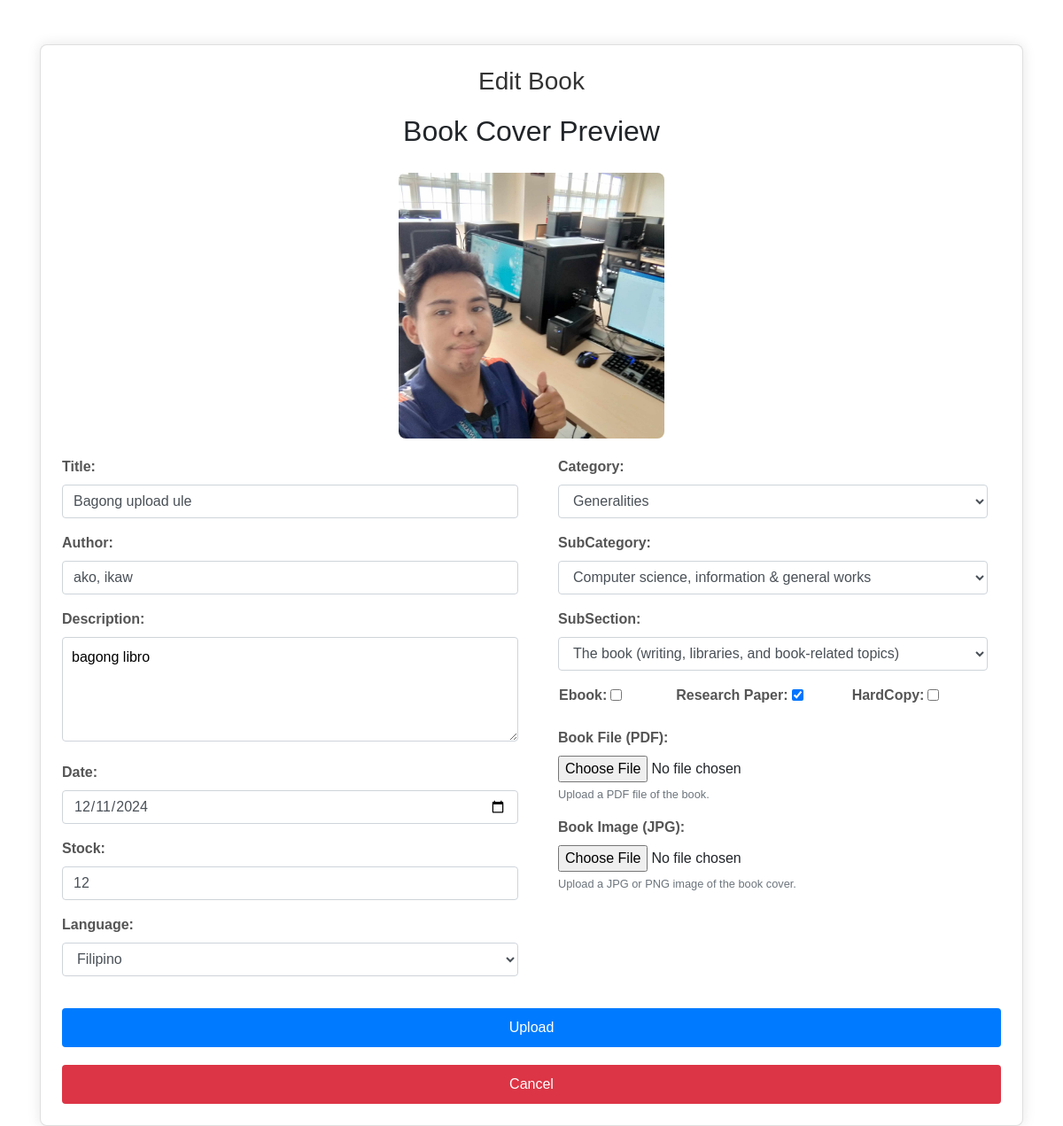
The page /edit_book/52/ on the database its author committed.
### librarian/models.py (models this page shows, shortened)
class Books(models.Model):
    BookTitle = models.CharField(max_length=100, unique=True)
    Author = models.CharField(max_length=100)
    Description = models.TextField(null=True, blank=True)
    Date = models.DateField()
    Category = models.ManyToManyField(Category)
    SubCategory = models.ManyToManyField(SubCategory)
    SubSection = models.ManyToManyField(SubSection)
    Language = models.CharField(max_length=100, choices=LANGUAGE_CHOICES, default='english')
    BookFile = models.FileField(upload_to="books/files/", default='default_value.pdf')
    BookImage = models.ImageField(upload_to="books/images/", default='default_image.jpg')
    deleted_at = models.DateTimeField(null=True, blank=True)
    available = models.BooleanField(default=True)
    bookmarked_by = models.ManyToManyField(User, related_name='bookmarks', blank=True)
    borrowed = models.ManyToManyField(User, related_name='borrow', blank="True")
    PageViews = models.IntegerField(default=0)
    eBook = models.BooleanField(default=False)
    research_paper = models.BooleanField(default=False)
    hardCopy = models.BooleanField(default=False)
    stock = models.IntegerField(default=0)
    TimesBorrow = models.IntegerField(default=0)
    ISBN = models.CharField(max_length=100, default="Def")

class Category(models.Model):
    name = models.CharField(max_length=100, default="Def")
    code = models.CharField(max_length=100, default="")

class SubCategory(models.Model):
    category = models.ForeignKey(Category, related_name='subcategories', on_delete=models.CASCADE)
    name = models.CharField(max_length=100, default="Def")
    code = models.CharField(max_length=100, default="")

class SubSection(models.Model):
    sub_category = models.ForeignKey(SubCategory, related_name='subsections', on_delete=models.CASCADE)
    name = models.CharField(max_length=100, default="Def")
    code = models.CharField(max_length=100, default="")

### librarian/views.py (the view)
# urls.py: path('edit_book/<int:book_id>/', views.edit_book, name='edit_book'),
def edit_book(request, book_id):
    book = get_object_or_404(Books, id=book_id)
    categories = Category.objects.all()
    subcategories = SubCategory.objects.filter(category__in=book.Category.all())
    subsections = SubSection.objects.filter(sub_category__in=book.SubCategory.all())
    if request.method == 'POST':
        form = BookForm(request.POST, request.FILES, instance=book)
        if form.is_valid():
            book = form.save(commit=False)
            if 'BookImage' in request.FILES:
                book.BookImage = request.FILES['BookImage']
            book.save()
            form.save_m2m()  # This saves the many-to-many relationships
            messages.success(request, 'Book updated successfully!')
            return redirect('librarian')  # Redirect to the list of books or another appropriate page
        else:
            messages.error(request, 'Please correct the errors below.')
    else:
        form = BookForm(instance=book)
    context = {
        'form': form,
        'book': book,
        'categories': categories,
        'subcategories': subcategories,
        'subsections': subsections,
    }
    return render(request, 'editbooks.html', context)

### librarian/forms.py
class BookForm(forms.ModelForm):
    authors = forms.CharField(widget=forms.HiddenInput(), required=False)
    Author = forms.CharField(required=False)
    class Meta:
        model = Books
        fields = ['BookTitle', 'Author', 'Date', 'Language', 'Category', 'SubCategory', 'SubSection', 'BookFile', 'BookImage', 'Description', 'eBook', 'research_paper', 'hardCopy', 'stock']

### librarian/templates/editbooks.html (shortened to what this page needs)
{% load custom_tags2 %}
{% load static %}
<!DOCTYPE html>
<html lang="en">
<head>
    <link href="https://stackpath.bootstrapcdn.com/bootstrap/4.5.2/css/bootstrap.min.css" rel="stylesheet">
</head>
<body>
    <div class="container">
        <div class="card p-4">
            <div>
                <h1 class="main-title">Edit Book</h1>
            </div>
            <div class="text-center">
                <h2 class="book-cover-title">Book Cover Preview</h2>
                <div style="display: flex; justify-content: center; align-items: center;">
                    <img id="preview-image" src="{{ book.BookImage.url }}" alt="{{ book.BookTitle }} Image" class="img-fluid prev-img" onerror="handleImageError(this);">
                </div>
            </div>
            <form method="post" enctype="multipart/form-data" action="{% url 'edit_book' book.id %}">
                <div class="row">
                    <div class="col-md-6">
                        <div class="form-group">
                            <label for="id_BookTitle">Title:</label>
                            <input type="text" class="form-control" id="id_BookTitle" name="BookTitle" required value="{{ form.BookTitle.value }}" required>
                        </div>
                        <div class="form-group">
                            <label for="id_Author">Author:</label>
                            <input type="text" class="form-control" id="id_Author" name="Author" required value="{{ form.Author.value }}" required>
                        </div>
                        <div class="form-group">
                            <label for="id_Description">Description:</label>
                            <textarea class="custom-textarea" id="id_Description" name="Description" required rows="4">{{ form.Description.value }}</textarea>
                        </div>
                        <div class="form-group">
                            <label for="id_Date">Date:</label>
                            <input type="date" class="form-control" id="id_Date" name="Date" value="{{ form.Date.value|date:'Y-m-d' }}" required>
                        </div>
                        <div class="form-group">
                            <label for="id_stock">Stock:</label>
                            <input type="number" class="form-control" id="id_stock" name="stock" value="{{ form.stock.value }}" required>
                        </div>
                        <div class="form-group">
                            <label for="id_Language">Language:</label>
                            <select class="form-control" id="id_Language" name="Language" required>
                                {% for language_value, language_label in form.Language.field.choices %}
                                    <option value="{{ language_value }}" {% if language_value == book.Language %}selected{% endif %}>{{ language_label }}</option>
                                {% endfor %}
                            </select>
                        </div>
                    </div>
                    <div class="col-md-6">
                        <div class="form-group col">
                            <label for="id_Category">Category:</label>
                            <select class="form-control" id="id_Category" name="Category" required>
                                {% for category in categories %}
                                    <option value="{{ category.id }}" {% if category in book.Category.all %}selected{% endif %}>{{ category.name }}</option>
                                {% endfor %}
                            </select>
                        </div>
                        <div class="form-group col">
                            <label for="id_Subcategory">SubCategory:</label>
                            <select class="form-control" id="id_Subcategory" name="SubCategory" required>
                                {% for subcategory in subcategories %}
                                    <option value="{{ subcategory.id }}" {% if subcategory in book.SubCategory.all %}selected{% endif %}>{{ subcategory.name }}</option>
                                {% endfor %}
                            </select>
                        </div>
                        <div class="form-group col">
                            <label for="id_Subsection">SubSection:</label>
                            <select class="form-control" id="id_Subsection" name="SubSection" required>
                                {% for subsection in subsections %}
                                    <option value="{{ subsection.id }}" {% if subsection in book.SubSection.all %}selected{% endif %}>{{ subsection.name }}</option>
                                {% endfor %}
                            </select>
                        </div>
                        <div class="row pl-3">
                            <div class="form-group col-3">
                                <label class="checkbox-label pr-4">Ebook:</label>
                                <input class="form-check-input" type="checkbox" id="id_eBook" name="eBook" {% if book.ebook %}checked{% endif %}>
                            </div>
                            <div class="form-group col">
                                <label class="checkbox-label pr-4">Research Paper:</label>
                                <input class="form-check-input" type="checkbox" id="id_research_paper" name="research_paper" {% if book.research_paper %}checked{% endif %}>
                            </div>
                            <div class="form-group col">
                                <label class="checkbox-label pr-4">HardCopy:</label>
                                <input class="form-check-input" type="checkbox" id="id_hardCopy" name="hardCopy" {% if book.hardCopy %}checked{% endif %}>
                            </div>
                        </div>
                        <div class="form-group col">
                            <label for="id_BookFile">Book File (PDF):</label>
                            <input type="file" class="form-control-file" id="id_BookFile" name="BookFile" accept=".pdf">
                            <small class="form-text text-muted">Upload a PDF file of the book.</small>
                        </div>
                        <div class="form-group col">
                            <label for="id_BookImage">Book Image (JPG):</label>
                            <input type="file" class="form-control-file" id="id_BookImage" name="BookImage" accept=".jpg, .jpeg">
                            <small class="form-text text-muted">Upload a JPG or PNG image of the book cover.</small>
                        </div>
                    </div>
                </div>
                <div class="text-center">
                    <button type="submit" class="btn btn-primary">Upload</button>
                    <a href="{% url 'go_back' %}" class="btn cancel-btn">Cancel</a>
                </div>
            </form>
        </div>
    </div>
</body>
</html>

### librarian/templates/editbooks.html (style rules this page uses)
* { margin: 0; padding: 0; box-sizing: border-box; font-family: Arial, Helvetica, sans-serif; }
body { background-color: #fff; }
.container { margin-top: 50px; }
.card { background-color: #fff; border-radius: 8px; box-shadow: 0 0 15px rgba(0, 0, 0, 0.1); }
h1 { font-size: 28px; margin-bottom: 20px; color: #333; text-align: center; }
.form-group label { font-weight: bold; color: #555; }
button[type="submit"], .cancel-btn { width: 100%; padding: 10px; font-size: 16px; color: #fff; border: none; border-radius: 4px; cursor: pointer; margin-top: 20px; }
button[type="submit"] { background-color: #007bff; }
.cancel-btn { background-color: #dc3545; }
.prev-img { max-width: 100%; max-height: 300px; object-fit: cover; border-radius: 8px; margin: 20px 0; }
.checkbox-label { font-weight: normal; color: #333; }
.custom-textarea { width: 100%; resize: vertical; min-height: 100px; max-height: 300px; padding: 10px; border: 1px solid #ced4da; border-radius: 4px; font-family: Arial, Helvetica, sans-serif; }

### rows shown on the page
Books: BookImage (picture), BookTitle "Bagong upload ule", Author "ako, ikaw", Description "bagong libro", Date "12/11/2024", Language "Filipino", Category "Generalities", SubCategory "Computer science, information & general works", SubSection "The book (writing, libraries, and book-related topics)", research_paper "☑"
